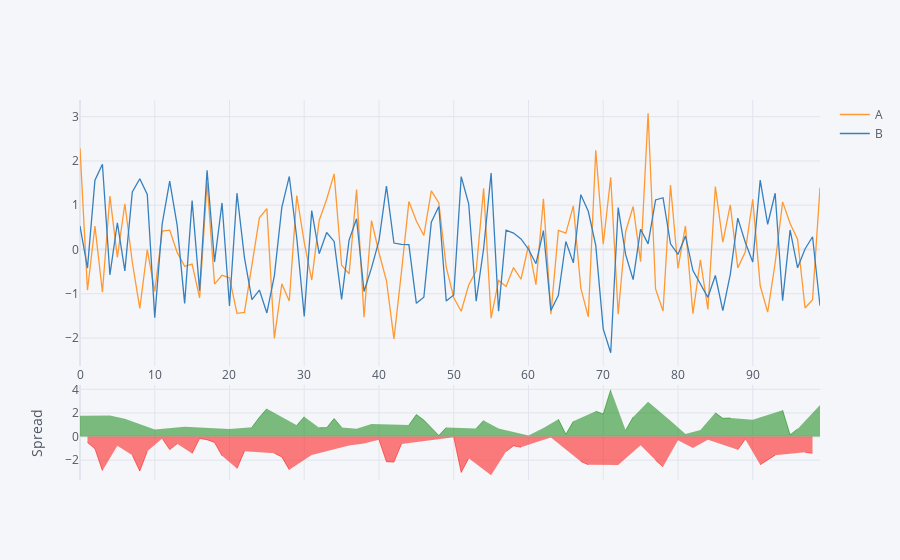

The code cell stored with this chart in its notebook:
### Code cell
df[['A', 'B']].iplot(kind='spread')

### Figure 1 — Plotly figure (JSON) as saved in the notebook; plotly's stock layout.template omitted (floating-point values rounded to 4 significant figures)
{"data": [{"line": {"color": "rgba(255, 153, 51, 1.0)", "dash": "solid", "shape": "linear", "width": 1.3}, "mode": "lines", "name": "A", "text": "", "type": "scatter", "x": [0, 1, 2, 3, 4, 5, 6, 7, 8, 9, 10, 11, 12, 13, 14, 15, 16, 17, 18, 19, 20, 21, 22, 23, 24, 25, 26, 27, 28, 29, 30, 31, 32, 33, 34, 35, 36, 37, 38, 39, 40, 41, 42, 43, 44, 45, 46, 47, 48, 49, 50, 51, 52, 53, 54, 55, 56, 57, 58, 59, 60, 61, 62, 63, 64, 65, 66, 67, 68, 69, 70, 71, 72, 73, 74, 75, 76, 77, 78, 79, 80, 81, 82, 83, 84, 85, 86, 87, 88, 89, 90, 91, 92, 93, 94, 95, 96, 97, 98, 99], "y": [2.284, -0.9194, 0.5262, -0.9629, 1.207, -0.1796, 1.033, -0.2883, -1.33, -0.004809, -0.9489, 0.4159, 0.4379, -0.06616, -0.38, -0.3295, -1.093, 1.52, -0.7803, -0.5829, -0.6381, -1.442, -1.421, -0.3487, 0.7163, 0.9236, -2.005, -0.7766, -1.164, 1.219, 0.1609, -0.6939, 0.6548, 1.136, 1.707, -0.3549, -0.5507, 1.354, -1.529, 0.6539, -0.07323, -0.7064, -2.018, -0.5161, 1.082, 0.644, 0.3162, 1.323, 1.056, -0.3969, -1.089, -1.396, -0.8017, -0.4856, 1.381, -1.55, -0.6999, -0.8347, -0.4081, -0.6723, 0.09046, -0.7944, 1.147, -1.46, 0.4315, 0.3686, 0.9867, -0.8721, -1.523, 2.24, 0.1212, 1.632, -1.462, 0.4077, 0.9714, -0.2743, 3.076, -0.8907, -1.393, 1.457, -0.4239, 0.5318, -1.449, -0.2328, -1.355, 1.42, 0.1658, 1.008, -0.4154, -0.05528, 1.132, -0.8195, -1.414, -0.3044, 1.075, 0.5866, 0.2335, -1.322, -1.133, 1.392]}, {"line": {"color": "rgba(55, 128, 191, 1.0)", "dash": "solid", "shape": "linear", "width": 1.3}, "mode": "lines", "name": "B", "text": "", "type": "scatter", "x": [0, 1, 2, 3, 4, 5, 6, 7, 8, 9, 10, 11, 12, 13, 14, 15, 16, 17, 18, 19, 20, 21, 22, 23, 24, 25, 26, 27, 28, 29, 30, 31, 32, 33, 34, 35, 36, 37, 38, 39, 40, 41, 42, 43, 44, 45, 46, 47, 48, 49, 50, 51, 52, 53, 54, 55, 56, 57, 58, 59, 60, 61, 62, 63, 64, 65, 66, 67, 68, 69, 70, 71, 72, 73, 74, 75, 76, 77, 78, 79, 80, 81, 82, 83, 84, 85, 86, 87, 88, 89, 90, 91, 92, 93, 94, 95, 96, 97, 98, 99], "y": [0.5283, -0.4204, 1.563, 1.927, -0.5722, 0.6035, -0.4816, 1.301, 1.597, 1.244, -1.539, 0.584, 1.544, 0.5455, -1.217, 1.104, -0.9284, 1.789, -0.2803, 1.051, -1.274, 1.272, -0.1821, -1.13, -0.9157, -1.433, -0.5951, 0.9506, 1.649, 0.2604, -1.51, 0.8779, -0.0961, 0.3848, 0.1829, -1.128, 0.2126, 0.6932, -0.9479, -0.4157, 0.1987, 1.43, 0.1462, 0.1146, 0.1079, -1.216, -1.078, 0.6174, 0.9694, -1.165, -1.028, 1.646, 1.032, -1.168, 0.02225, 1.727, -1.391, 0.4359, 0.3711, 0.2378, 0.006241, -0.3207, 0.4263, -1.377, -1.035, 0.1799, -0.3016, 1.238, 0.8623, 0.09159, -1.792, -2.331, 0.9476, -0.1172, -0.6817, 0.458, 0.1271, 1.119, 1.169, 0.1294, -0.1113, 0.3069, -0.4775, -0.7958, -1.08, -0.587, -1.382, -0.5599, 0.7073, 0.1646, -0.2839, 1.568, 0.5696, 1.27, -1.156, 0.4406, -0.4133, 0.01296, 0.2884, -1.27]}, {"connectgaps": false, "fill": "tozeroy", "line": {"color": "green", "dash": "solid", "shape": "linear", "width": 0.5}, "mode": "lines", "name": "Spread", "showlegend": false, "type": "scatter", "x": [0, 1, 2, 3, 4, 5, 6, 7, 8, 9, 10, 11, 12, 13, 14, 15, 16, 17, 18, 19, 20, 21, 22, 23, 24, 25, 26, 27, 28, 29, 30, 31, 32, 33, 34, 35, 36, 37, 38, 39, 40, 41, 42, 43, 44, 45, 46, 47, 48, 49, 50, 51, 52, 53, 54, 55, 56, 57, 58, 59, 60, 61, 62, 63, 64, 65, 66, 67, 68, 69, 70, 71, 72, 73, 74, 75, 76, 77, 78, 79, 80, 81, 82, 83, 84, 85, 86, 87, 88, 89, 90, 91, 92, 93, 94, 95, 96, 97, 98, 99], "xaxis": "x2", "y": [1.755, "", "", "", 1.779, "", 1.514, "", "", "", 0.5899, "", "", "", 0.8368, "", "", "", "", "", 0.636, "", "", 0.7812, 1.632, 2.357, "", "", "", 0.9584, 1.671, "", 0.7509, 0.7515, 1.525, 0.7727, "", 0.6613, "", 1.07, "", "", "", "", 0.9738, 1.86, 1.395, 0.7059, 0.08638, 0.7682, "", "", "", 0.682, 1.359, "", 0.6913, "", "", "", 0.08422, "", 0.721, "", 1.466, 0.1888, 1.288, "", "", 2.148, 1.914, 3.963, "", 0.5249, 1.653, "", 2.949, "", "", 1.328, "", 0.2249, "", 0.563, "", 2.008, 1.547, 1.567, "", "", 1.416, "", "", "", 2.231, 0.146, 0.6468, "", "", 2.663], "yaxis": "y2"}, {"connectgaps": false, "fill": "tozeroy", "line": {"color": "red", "dash": "solid", "shape": "linear", "width": 0.5}, "mode": "lines", "name": "Spread", "showlegend": false, "type": "scatter", "x": [0, 1, 2, 3, 4, 5, 6, 7, 8, 9, 10, 11, 12, 13, 14, 15, 16, 17, 18, 19, 20, 21, 22, 23, 24, 25, 26, 27, 28, 29, 30, 31, 32, 33, 34, 35, 36, 37, 38, 39, 40, 41, 42, 43, 44, 45, 46, 47, 48, 49, 50, 51, 52, 53, 54, 55, 56, 57, 58, 59, 60, 61, 62, 63, 64, 65, 66, 67, 68, 69, 70, 71, 72, 73, 74, 75, 76, 77, 78, 79, 80, 81, 82, 83, 84, 85, 86, 87, 88, 89, 90, 91, 92, 93, 94, 95, 96, 97, 98, 99], "xaxis": "x2", "y": ["", -0.499, -1.037, -2.89, "", -0.7831, "", -1.589, -2.927, -1.249, "", -0.1681, -1.106, -0.6117, "", -1.433, -0.1649, -0.2694, -0.5, -1.634, "", -2.714, -1.239, "", "", "", -1.41, -1.727, -2.813, "", "", -1.572, "", "", "", "", -0.7633, "", -0.5812, "", -0.2719, -2.137, -2.164, -0.6308, "", "", "", "", "", "", -0.06087, -3.042, -1.834, "", "", -3.277, "", -1.271, -0.7792, -0.91, "", -0.4736, "", -0.08266, "", "", "", -2.11, -2.385, "", "", "", -2.41, "", "", -0.7323, "", -2.009, -2.562, "", -0.3126, "", -0.9716, "", -0.2749, "", "", "", -1.123, -0.2198, "", -2.388, -1.984, -1.575, "", "", "", -1.335, -1.421, ""], "yaxis": "y2"}], "layout": {"hovermode": "x", "legend": {"bgcolor": "#F5F6F9", "font": {"color": "#4D5663"}}, "paper_bgcolor": "#F5F6F9", "plot_bgcolor": "#F5F6F9", "title": {"font": {"color": "#4D5663"}}, "xaxis": {"gridcolor": "#E1E5ED", "showgrid": true, "tickfont": {"color": "#4D5663"}, "title": {"font": {"color": "#4D5663"}, "text": ""}, "zerolinecolor": "#E1E5ED"}, "xaxis2": {"anchor": "y2", "gridcolor": "#E1E5ED", "showgrid": true, "showticklabels": false, "tickfont": {"color": "#4D5663"}, "title": {"font": {"color": "#4D5663"}, "text": ""}, "zerolinecolor": "#E1E5ED"}, "yaxis": {"domain": [0.3, 1], "gridcolor": "#E1E5ED", "showgrid": true, "tickfont": {"color": "#4D5663"}, "title": {"font": {"color": "#4D5663"}, "text": ""}, "zerolinecolor": "#E1E5ED"}, "yaxis2": {"domain": [0, 0.25], "gridcolor": "#E1E5ED", "showgrid": true, "tickfont": {"color": "#4D5663"}, "title": {"font": {"color": "#4D5663"}, "text": "Spread"}, "zerolinecolor": "#E1E5ED"}}}
